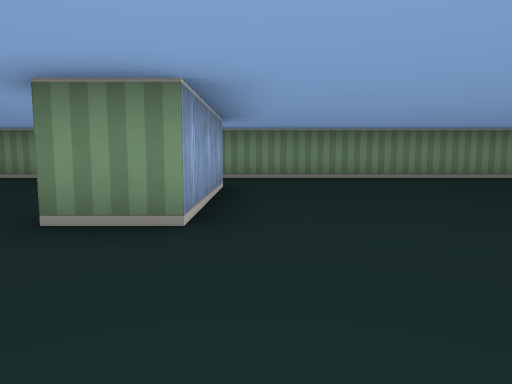
view 1 (above)

17 first-person views from a walk through a cub3D maze. The camera is about half as high as the walls, tilts 6° down and sees 70° across. The floor is counted in squares. Each view is taken from the middle of a square. On the plan, view 1 faces up. The plan holds only what a view shows up to about 9 squares ahead; the rest is blank.

view 2
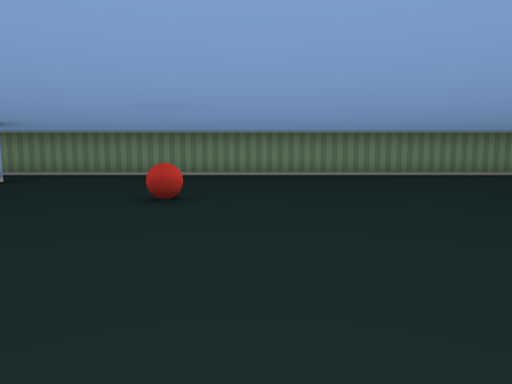

view 3
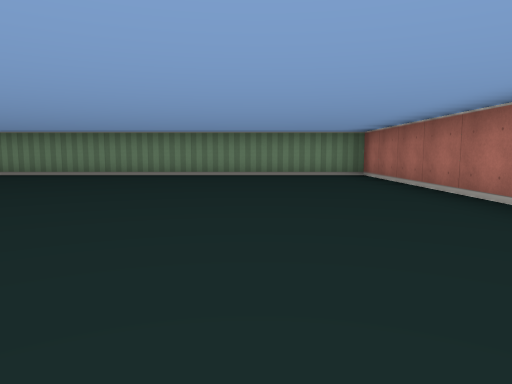

view 4
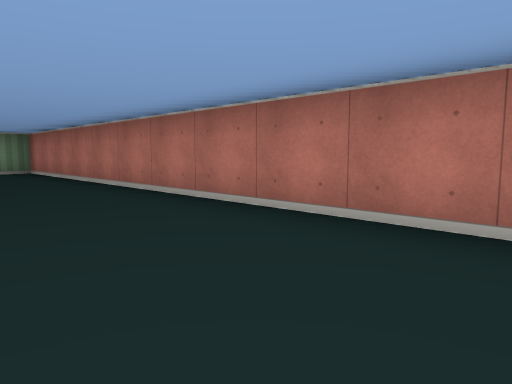

view 5
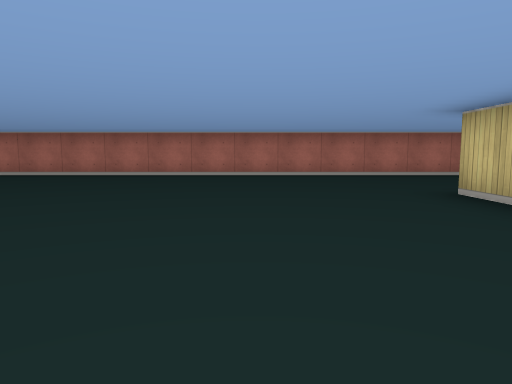

view 6
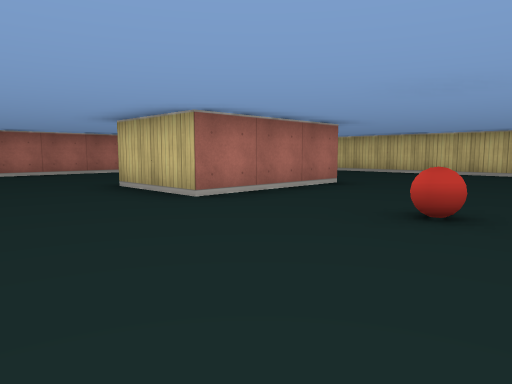

view 7
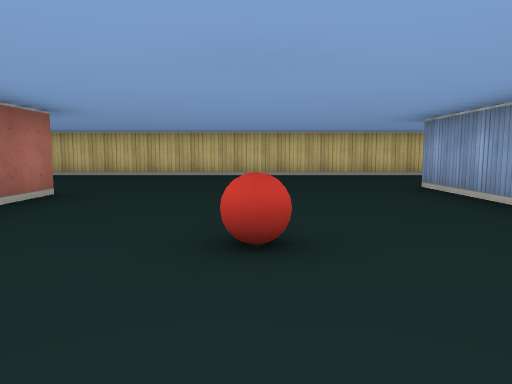

view 8
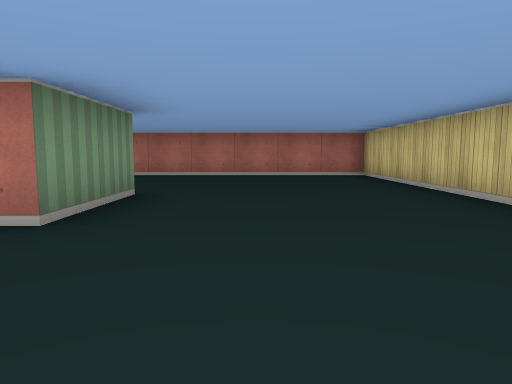

view 9
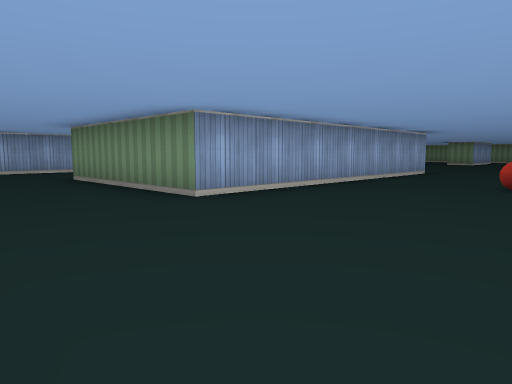

view 10
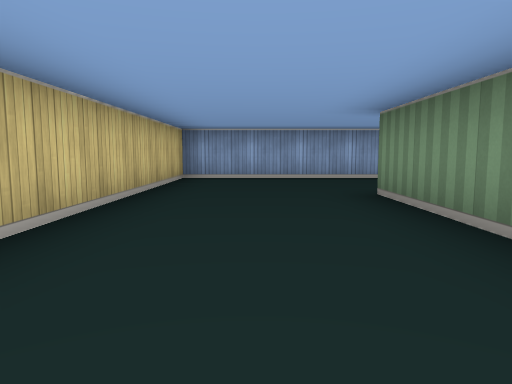

view 11
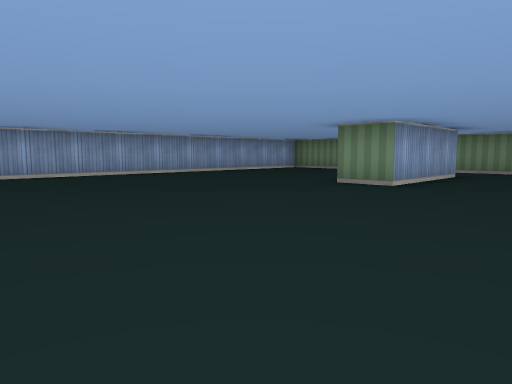

view 12
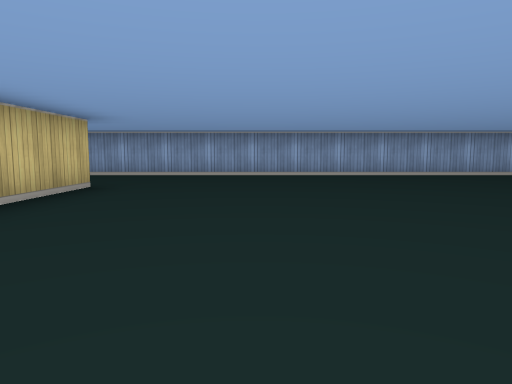

view 13
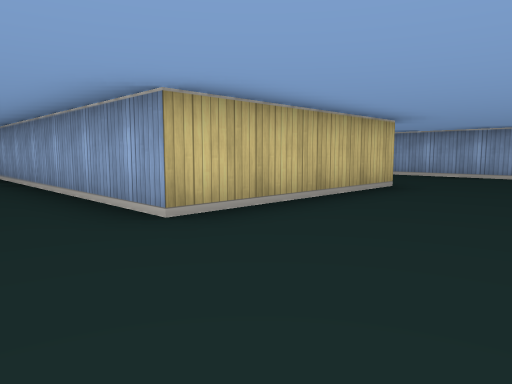

view 14
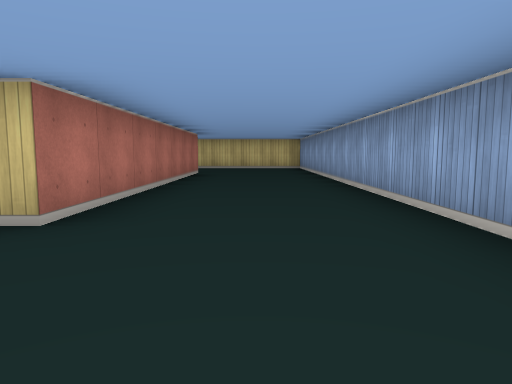

view 15
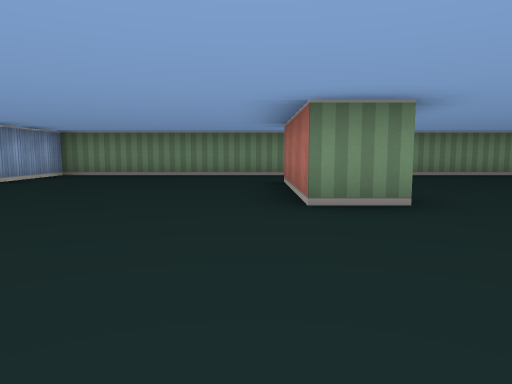

view 16
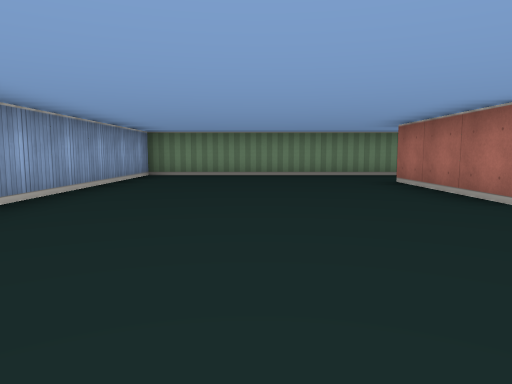

view 17
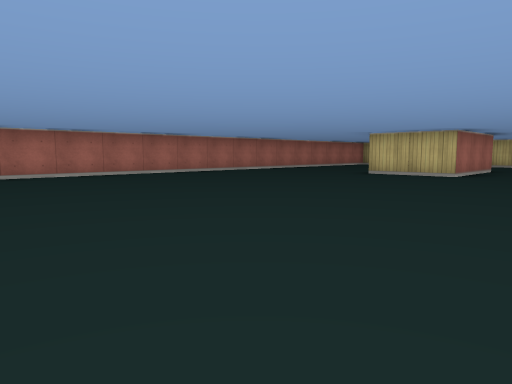

### Floor plan
Points are (right, up) in squares from view 1. A wall is a line through its corners. A room is listed if a view was taken in it or the views show most of it. See-through windows are left out.
Room 1 (views 1, 2, 3, 4, 5, 6, 7, 8, 9, 10, 11, 12, 13, 14, 15, 16, 17)
walls: (7.5, -11.5) (5.5, -11.5) (5.5, -8.5) (7.5, -8.5); (-0.5, 5.5) (-0.5, 2.5) (-1.5, 2.5) (-1.5, 5.5); (-3.5, -12) (-3.5, -5.5) (0.5, -5.5) (0.5, -12.5) (-3.5, -12.5); (11.5, -15.5) (11.5, 7.5) (-6.5, 7.5) (-6.5, -15.5) (11.5, -15.5)
objects: ball (3, -9); ball (3, 3)

Positions as (right, up) in squares from view 1, and headings:
1: (0, 0), facing up
2: (4, -1), facing up
3: (9, -1), facing up
4: (9, -3), facing up-right
5: (3, -6), facing right
6: (2, -6), facing down-right
7: (3, -7), facing down
8: (3, -13), facing right
9: (4, -15), facing up-left
10: (1, -14), facing left
11: (2, -3), facing up-left
12: (2, -3), facing left
13: (2, -3), facing down-left
14: (-5, -3), facing down
15: (-2, -1), facing up
16: (-4, -1), facing up
17: (3, 0), facing down-right
